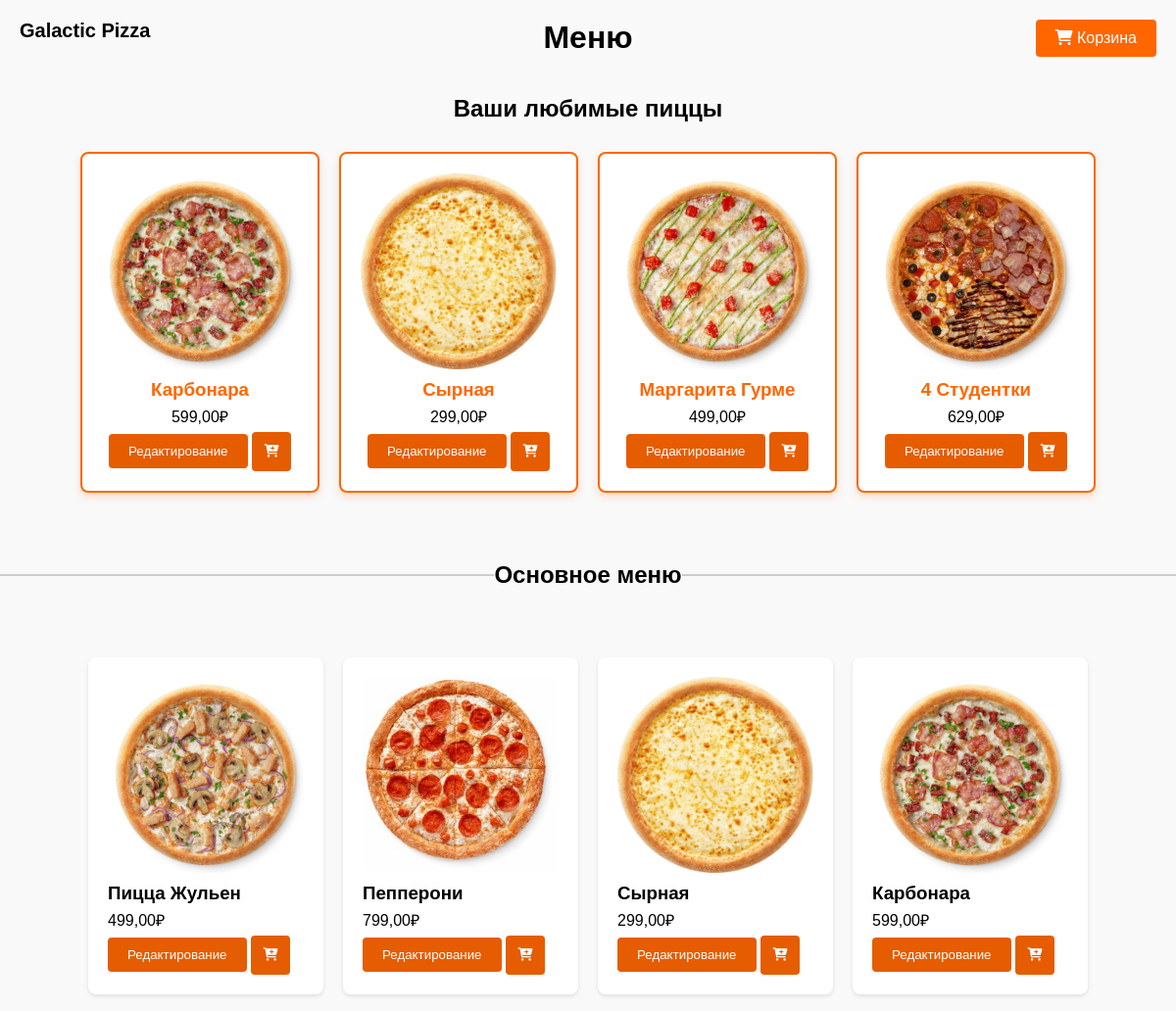
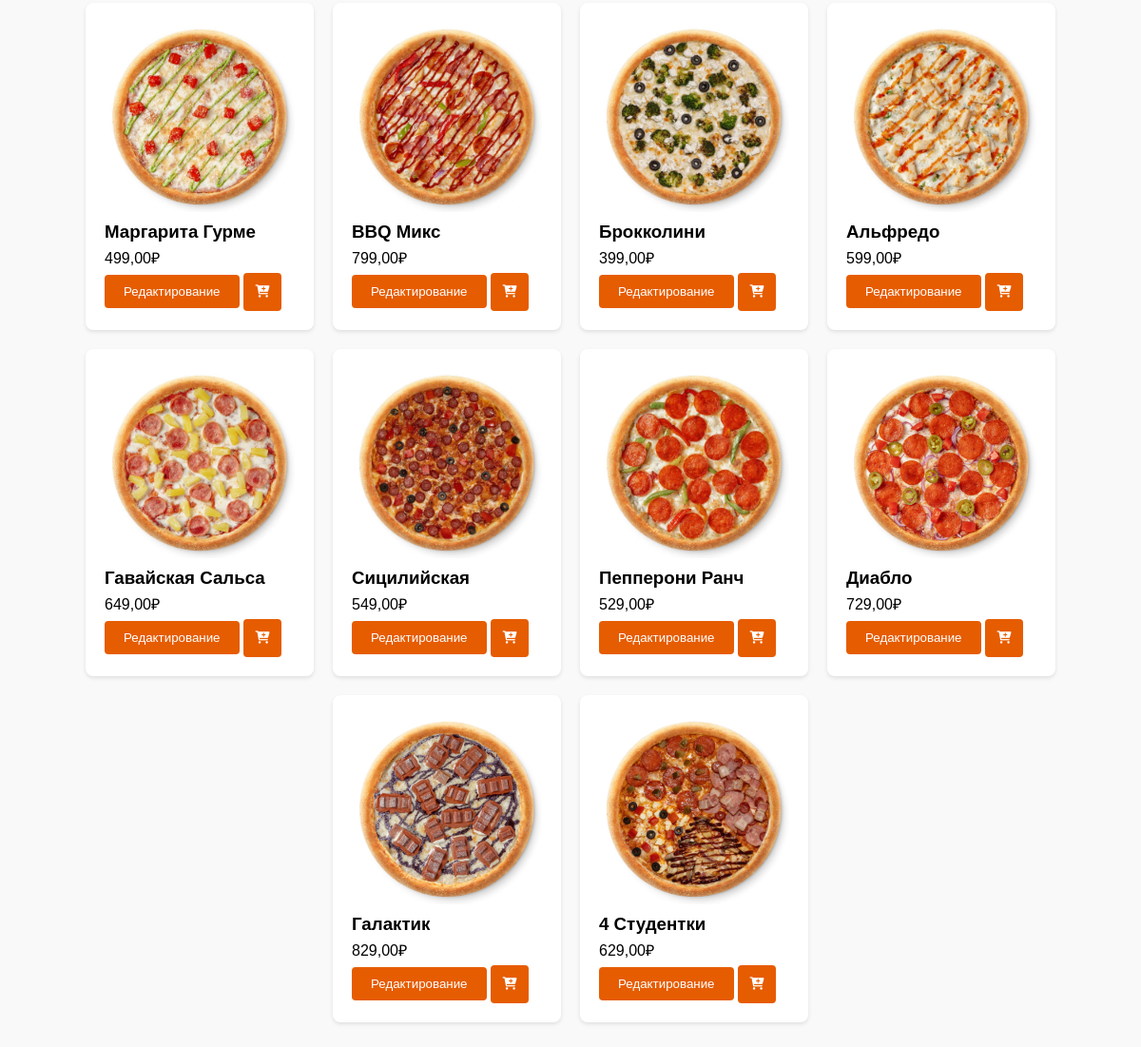
The app's page /pizza/ (signed in) with its own data (2 pictures, top to bottom).
### main/models.py (models this page shows, shortened)
class Pizza(models.Model):
    name = models.CharField(max_length=100, verbose_name='Название')
    image = models.ImageField(upload_to='pizza_images', verbose_name='Изображение')
    price = models.DecimalField(max_digits=6, decimal_places=2, verbose_name='Цена')
    description = models.TextField(verbose_name='Описание', default='Описание пиццы')
    ingredients = models.ManyToManyField('Ingredient', blank=True, verbose_name='Ингредиенты')
    class Meta:
        verbose_name = 'Пицца'
        verbose_name_plural = 'Пиццы'

### main/views.py (the view)
# urls.py: path('pizza/', views.pizza_list, name='pizza_list'),
@login_required
def pizza_list(request):
    pizzas = Pizza.objects.all()
    ingredients = Ingredient.objects.all()
    user = request.user
    pizza_counts = (
        OrderItem.objects.filter(order__user=user)
        .values('pizza')
        .annotate(pizza_count=Count('pizza'))
        .order_by('-pizza_count')[:4]
    )
    favorite_pizzas = [Pizza.objects.get(pk=pizza['pizza']) for pizza in pizza_counts]
    return render(request, 'main/pizza.html', {
        'pizzas': pizzas,
        'ingredients': ingredients,
        'favorite_pizzas': favorite_pizzas
    })

### main/templates/main/pizza.html (shortened to what this page needs)
{% load static %}
<!DOCTYPE html>
<html lang="en">
<head>
    <link rel="stylesheet" href="{% static 'main/css/pizza.css' %}">
    <link rel="stylesheet" href="https://cdnjs.cloudflare.com/ajax/libs/font-awesome/6.0.0-beta3/css/all.min.css">
</head>
<body>
    <a href="/" class="pref">Galactic Pizza</a>
    <h1>Меню</h1>
    {% if favorite_pizzas %}
        <div class="favorite-pizzas-section">
            <h2>Ваши любимые пиццы</h2>
            <ul class="favorite-pizzas-list">
                {% for pizza in favorite_pizzas %}
                    <li class="favorite-pizza-item">
                        <img src="{{ pizza.image.url }}" alt="{{ pizza.name }}" class="pizza-image">
                        <div>
                            <h3>{{ pizza.name }}</h3>
                            <p>{{ pizza.price }}₽</p>
                            <button class="edit-btn" data-id="{{ pizza.id }}" data-name="{{ pizza.name }}" data-price="{{ pizza.price }}" data-image="{{ pizza.image.url }}" data-description="{{ pizza.description }}">Редактирование</button>
                            <button class="add-to-cart-btn" type="button" data-id="{{ pizza.id }}">
                                <i class="fas fa-cart-plus"></i>
                                <span class="cart-animation"></span>
                            </button>
                        </div>
                    </li>
                {% endfor %}
            </ul>
        </div>
    {% endif %}
    <div class="separator">
        <h2>Основное меню</h2>
    </div>
    <div class="pizza-container">
        <ul class="pizza-list">
            {% for pizza in pizzas %}
                <li class="pizza-item">
                    <img src="{{ pizza.image.url }}" alt="{{ pizza.name }}" class="pizza-image">
                    <div>
                        <h3>{{ pizza.name }}</h3>
                        <p>{{ pizza.price }}₽</p>
                        <button class="edit-btn" data-id="{{ pizza.id }}" data-name="{{ pizza.name }}" data-price="{{ pizza.price }}" data-image="{{ pizza.image.url }}" data-description="{{ pizza.description }}">Редактирование</button>
                        <button class="add-to-cart-btn" type="button" data-id="{{ pizza.id }}">
                            <i class="fas fa-cart-plus"></i>
                            <span class="cart-animation"></span>
                        </button>
                    </div>
                </li>
            {% endfor %}
        </ul>
    </div>
    <a href="{% url 'go_to_cart' %}" class="cart-btn"><i class="fas fa-shopping-cart"></i> Корзина</a>
</body>
</html>

### main/static/main/css/pizza.css (style rules this page uses)
body { font-family: Arial, sans-serif; margin: 0; padding: 0; background-color: #f9f9f9; }
h1 { text-align: center; margin-top: 20px; }
h2 { text-align: center; margin-top: 20px; }
ul { list-style-type: none; padding: 0; display: flex; flex-wrap: wrap; justify-content: center; }
li { background-color: #fff; box-shadow: 0 2px 4px rgba(0, 0, 0, 0.1); border-radius: 8px; margin: 10px; padding: 20px; width: calc(20% - 20px); max-width: 200px; }
img.pizza-image { display: block; width: 100%; height: auto; border-radius: 8px; margin-bottom: 10px; }
h3 { margin: 0; }
p { margin: 5px 0; }
button, .edit-btn { background-color: #e65c00; color: white; padding: 10px 20px; border: none; border-radius: 4px; cursor: pointer; transition: background-color 0.3s; }
.cart-btn { position: fixed; top: 20px; right: 20px; background-color: #ff6600; color: white; padding: 10px 20px; border: none; border-radius: 4px; text-decoration: none; transition: background-color 0.3s; }
.pref { position: fixed; top: 20px; left: 20px; font-size: 20px; font-weight: 900; color: #000; transition: .5s; text-decoration: none; }
.cart-animation { position: absolute; z-index: 1000; transition: transform 1s ease, opacity 1s ease; width: 50px; height: 50px; }
.edit-btn, .add-to-cart-btn { display: inline-block; vertical-align: middle; }
.add-to-cart-btn { padding: 10px 0; width: 40px; height: 40px; background-color: #e65c00; border: none; border-radius: 4px; cursor: pointer; transition: background-color 0.3s; position: relative; }
.add-to-cart-btn i { margin-right: 0; }
.favorite-pizzas-section { margin-top: 40px; text-align: center; }
.favorite-pizzas-list { display: flex; justify-content: center; flex-wrap: wrap; }
.favorite-pizza-item { border: 2px solid #ff6600; box-shadow: 0 4px 8px rgba(255, 102, 0, 0.2); }
.favorite-pizza-item h3 { color: #ff6600; }
.separator { width: 100%; display: flex; justify-content: center; align-items: center; margin: 40px 0; position: relative; }
.separator::before, .separator::after { content: ''; flex: 1; height: 2px; background-color: #ccc; }

### records on screen
Pizza: image (picture), name "Карбонара", price "599,00"
Pizza: image (picture), name "Сырная", price "299,00"
Pizza: image (picture), name "Маргарита Гурме", price "499,00"
Pizza: image (picture), name "4 Студентки", price "629,00"
Pizza: image (picture), name "Пицца Жульен", price "499,00"
Pizza: image (picture), name "Пепперони", price "799,00"
Pizza: image (picture), name "BBQ Микс", price "799,00"
Pizza: image (picture), name "Брокколини", price "399,00"
Pizza: image (picture), name "Альфредо", price "599,00"
Pizza: image (picture), name "Гавайская Сальса", price "649,00"
Pizza: image (picture), name "Сицилийская", price "549,00"
Pizza: image (picture), name "Пепперони Ранч", price "529,00"
Pizza: image (picture), name "Диабло", price "729,00"
Pizza: image (picture), name "Галактик", price "829,00"
